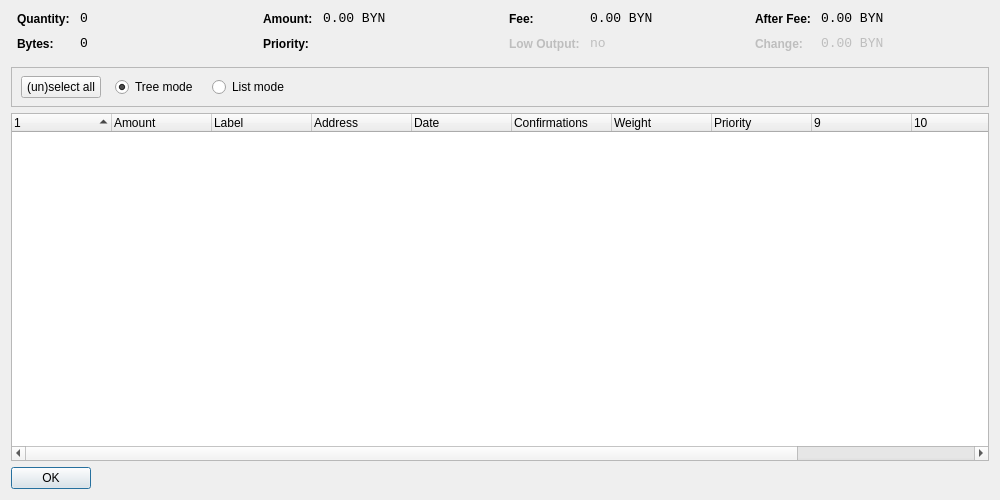
<?xml version="1.0" encoding="UTF-8"?>
<ui version="4.0">
 <class>CoinControlDialog</class>
 <widget class="QWidget" name="CoinControlDialog">
  <property name="geometry">
   <rect>
    <x>0</x>
    <y>0</y>
    <width>1000</width>
    <height>500</height>
   </rect>
  </property>
  <property name="windowTitle">
   <string>Coin Control</string>
  </property>
  <layout class="QVBoxLayout" name="verticalLayout">
   <item>
    <layout class="QHBoxLayout" name="horizontalLayoutTop" stretch="0,0,0,0">
     <property name="topMargin">
      <number>0</number>
     </property>
     <property name="bottomMargin">
      <number>10</number>
     </property>
     <item>
      <layout class="QFormLayout" name="formLayoutCoinControl1">
       <property name="horizontalSpacing">
        <number>10</number>
       </property>
       <property name="verticalSpacing">
        <number>10</number>
       </property>
       <property name="leftMargin">
        <number>6</number>
       </property>
       <property name="rightMargin">
        <number>6</number>
       </property>
       <item row="0" column="0">
        <widget class="QLabel" name="labelCoinControlQuantityText">
         <property name="styleSheet">
          <string notr="true">font-weight:bold;</string>
         </property>
         <property name="text">
          <string>Quantity:</string>
         </property>
        </widget>
       </item>
       <item row="0" column="1">
        <widget class="QLabel" name="labelCoinControlQuantity">
         <property name="font">
          <font>
           <family>Monospace</family>
           <pointsize>10</pointsize>
          </font>
         </property>
         <property name="cursor">
          <cursorShape>IBeamCursor</cursorShape>
         </property>
         <property name="contextMenuPolicy">
          <enum>Qt::ActionsContextMenu</enum>
         </property>
         <property name="text">
          <string notr="true">0</string>
         </property>
         <property name="textInteractionFlags">
          <set>Qt::LinksAccessibleByMouse|Qt::TextSelectableByKeyboard|Qt::TextSelectableByMouse</set>
         </property>
        </widget>
       </item>
       <item row="1" column="0">
        <widget class="QLabel" name="labelCoinControlBytesText">
         <property name="styleSheet">
          <string notr="true">font-weight:bold;</string>
         </property>
         <property name="text">
          <string>Bytes:</string>
         </property>
        </widget>
       </item>
       <item row="1" column="1">
        <widget class="QLabel" name="labelCoinControlBytes">
         <property name="font">
          <font>
           <family>Monospace</family>
           <pointsize>10</pointsize>
          </font>
         </property>
         <property name="cursor">
          <cursorShape>IBeamCursor</cursorShape>
         </property>
         <property name="contextMenuPolicy">
          <enum>Qt::ActionsContextMenu</enum>
         </property>
         <property name="text">
          <string notr="true">0</string>
         </property>
         <property name="textInteractionFlags">
          <set>Qt::LinksAccessibleByMouse|Qt::TextSelectableByKeyboard|Qt::TextSelectableByMouse</set>
         </property>
        </widget>
       </item>
      </layout>
     </item>
     <item>
      <layout class="QFormLayout" name="formLayoutCoinControl2">
       <property name="horizontalSpacing">
        <number>10</number>
       </property>
       <property name="verticalSpacing">
        <number>10</number>
       </property>
       <property name="leftMargin">
        <number>6</number>
       </property>
       <property name="rightMargin">
        <number>6</number>
       </property>
       <item row="0" column="0">
        <widget class="QLabel" name="labelCoinControlAmountText">
         <property name="styleSheet">
          <string notr="true">font-weight:bold;</string>
         </property>
         <property name="text">
          <string>Amount:</string>
         </property>
        </widget>
       </item>
       <item row="0" column="1">
        <widget class="QLabel" name="labelCoinControlAmount">
         <property name="font">
          <font>
           <family>Monospace</family>
           <pointsize>10</pointsize>
          </font>
         </property>
         <property name="cursor">
          <cursorShape>IBeamCursor</cursorShape>
         </property>
         <property name="contextMenuPolicy">
          <enum>Qt::ActionsContextMenu</enum>
         </property>
         <property name="text">
          <string notr="true">0.00 BYN</string>
         </property>
         <property name="textInteractionFlags">
          <set>Qt::LinksAccessibleByMouse|Qt::TextSelectableByKeyboard|Qt::TextSelectableByMouse</set>
         </property>
        </widget>
       </item>
       <item row="1" column="0">
        <widget class="QLabel" name="labelCoinControlPriorityText">
         <property name="styleSheet">
          <string notr="true">font-weight:bold;</string>
         </property>
         <property name="text">
          <string>Priority:</string>
         </property>
        </widget>
       </item>
       <item row="1" column="1">
        <widget class="QLabel" name="labelCoinControlPriority">
         <property name="font">
          <font>
           <family>Monospace</family>
           <pointsize>10</pointsize>
          </font>
         </property>
         <property name="cursor">
          <cursorShape>IBeamCursor</cursorShape>
         </property>
         <property name="contextMenuPolicy">
          <enum>Qt::ActionsContextMenu</enum>
         </property>
         <property name="text">
          <string/>
         </property>
         <property name="textInteractionFlags">
          <set>Qt::LinksAccessibleByMouse|Qt::TextSelectableByKeyboard|Qt::TextSelectableByMouse</set>
         </property>
        </widget>
       </item>
      </layout>
     </item>
     <item>
      <layout class="QFormLayout" name="formLayoutCoinControl3">
       <property name="horizontalSpacing">
        <number>10</number>
       </property>
       <property name="verticalSpacing">
        <number>10</number>
       </property>
       <property name="leftMargin">
        <number>6</number>
       </property>
       <property name="rightMargin">
        <number>6</number>
       </property>
       <item row="0" column="0">
        <widget class="QLabel" name="labelCoinControlFeeText">
         <property name="styleSheet">
          <string notr="true">font-weight:bold;</string>
         </property>
         <property name="text">
          <string>Fee:</string>
         </property>
        </widget>
       </item>
       <item row="0" column="1">
        <widget class="QLabel" name="labelCoinControlFee">
         <property name="font">
          <font>
           <family>Monospace</family>
           <pointsize>10</pointsize>
          </font>
         </property>
         <property name="cursor">
          <cursorShape>IBeamCursor</cursorShape>
         </property>
         <property name="contextMenuPolicy">
          <enum>Qt::ActionsContextMenu</enum>
         </property>
         <property name="text">
          <string notr="true">0.00 BYN</string>
         </property>
         <property name="textInteractionFlags">
          <set>Qt::LinksAccessibleByMouse|Qt::TextSelectableByKeyboard|Qt::TextSelectableByMouse</set>
         </property>
        </widget>
       </item>
       <item row="1" column="0">
        <widget class="QLabel" name="labelCoinControlLowOutputText">
         <property name="enabled">
          <bool>false</bool>
         </property>
         <property name="styleSheet">
          <string notr="true">font-weight:bold;</string>
         </property>
         <property name="text">
          <string>Low Output:</string>
         </property>
        </widget>
       </item>
       <item row="1" column="1">
        <widget class="QLabel" name="labelCoinControlLowOutput">
         <property name="enabled">
          <bool>false</bool>
         </property>
         <property name="font">
          <font>
           <family>Monospace</family>
           <pointsize>10</pointsize>
          </font>
         </property>
         <property name="cursor">
          <cursorShape>IBeamCursor</cursorShape>
         </property>
         <property name="contextMenuPolicy">
          <enum>Qt::ActionsContextMenu</enum>
         </property>
         <property name="text">
          <string>no</string>
         </property>
         <property name="textInteractionFlags">
          <set>Qt::LinksAccessibleByMouse|Qt::TextSelectableByKeyboard|Qt::TextSelectableByMouse</set>
         </property>
        </widget>
       </item>
      </layout>
     </item>
     <item>
      <layout class="QFormLayout" name="formLayoutCoinControl4">
       <property name="horizontalSpacing">
        <number>10</number>
       </property>
       <property name="verticalSpacing">
        <number>10</number>
       </property>
       <property name="leftMargin">
        <number>6</number>
       </property>
       <property name="rightMargin">
        <number>6</number>
       </property>
       <item row="0" column="0">
        <widget class="QLabel" name="labelCoinControlAfterFeeText">
         <property name="styleSheet">
          <string notr="true">font-weight:bold;</string>
         </property>
         <property name="text">
          <string>After Fee:</string>
         </property>
        </widget>
       </item>
       <item row="0" column="1">
        <widget class="QLabel" name="labelCoinControlAfterFee">
         <property name="font">
          <font>
           <family>Monospace</family>
           <pointsize>10</pointsize>
          </font>
         </property>
         <property name="cursor">
          <cursorShape>IBeamCursor</cursorShape>
         </property>
         <property name="contextMenuPolicy">
          <enum>Qt::ActionsContextMenu</enum>
         </property>
         <property name="text">
          <string notr="true">0.00 BYN</string>
         </property>
         <property name="textInteractionFlags">
          <set>Qt::LinksAccessibleByMouse|Qt::TextSelectableByKeyboard|Qt::TextSelectableByMouse</set>
         </property>
        </widget>
       </item>
       <item row="1" column="0">
        <widget class="QLabel" name="labelCoinControlChangeText">
         <property name="enabled">
          <bool>false</bool>
         </property>
         <property name="styleSheet">
          <string notr="true">font-weight:bold;</string>
         </property>
         <property name="text">
          <string>Change:</string>
         </property>
        </widget>
       </item>
       <item row="1" column="1">
        <widget class="QLabel" name="labelCoinControlChange">
         <property name="enabled">
          <bool>false</bool>
         </property>
         <property name="font">
          <font>
           <family>Monospace</family>
           <pointsize>10</pointsize>
          </font>
         </property>
         <property name="cursor">
          <cursorShape>IBeamCursor</cursorShape>
         </property>
         <property name="contextMenuPolicy">
          <enum>Qt::ActionsContextMenu</enum>
         </property>
         <property name="text">
          <string notr="true">0.00 BYN</string>
         </property>
         <property name="textInteractionFlags">
          <set>Qt::LinksAccessibleByMouse|Qt::TextSelectableByKeyboard|Qt::TextSelectableByMouse</set>
         </property>
        </widget>
       </item>
      </layout>
     </item>
    </layout>
   </item>
   <item>
    <widget class="QFrame" name="frame">
     <property name="minimumSize">
      <size>
       <width>0</width>
       <height>40</height>
      </size>
     </property>
     <property name="frameShape">
      <enum>QFrame::StyledPanel</enum>
     </property>
     <property name="frameShadow">
      <enum>QFrame::Sunken</enum>
     </property>
     <widget class="QWidget" name="horizontalLayoutWidget">
      <property name="geometry">
       <rect>
        <x>10</x>
        <y>0</y>
        <width>781</width>
        <height>41</height>
       </rect>
      </property>
      <layout class="QHBoxLayout" name="horizontalLayoutPanel" stretch="0,0,0,0">
       <property name="spacing">
        <number>14</number>
       </property>
       <item>
        <widget class="QPushButton" name="pushButtonSelectAll">
         <property name="sizePolicy">
          <sizepolicy hsizetype="Maximum" vsizetype="Fixed">
           <horstretch>0</horstretch>
           <verstretch>0</verstretch>
          </sizepolicy>
         </property>
         <property name="text">
          <string>(un)select all</string>
         </property>
        </widget>
       </item>
       <item>
        <widget class="QRadioButton" name="radioTreeMode">
         <property name="sizePolicy">
          <sizepolicy hsizetype="Maximum" vsizetype="Fixed">
           <horstretch>0</horstretch>
           <verstretch>0</verstretch>
          </sizepolicy>
         </property>
         <property name="text">
          <string>Tree mode</string>
         </property>
         <property name="checked">
          <bool>true</bool>
         </property>
        </widget>
       </item>
       <item>
        <widget class="QRadioButton" name="radioListMode">
         <property name="sizePolicy">
          <sizepolicy hsizetype="Maximum" vsizetype="Fixed">
           <horstretch>0</horstretch>
           <verstretch>0</verstretch>
          </sizepolicy>
         </property>
         <property name="text">
          <string>List mode</string>
         </property>
        </widget>
       </item>
       <item>
        <spacer name="horizontalSpacer">
         <property name="orientation">
          <enum>Qt::Horizontal</enum>
         </property>
         <property name="sizeHint" stdset="0">
          <size>
           <width>40</width>
           <height>20</height>
          </size>
         </property>
        </spacer>
       </item>
      </layout>
     </widget>
    </widget>
   </item>
   <item>
    <widget class="CoinControlTreeWidget" name="treeWidget">
     <property name="contextMenuPolicy">
      <enum>Qt::CustomContextMenu</enum>
     </property>
     <property name="sortingEnabled">
      <bool>false</bool>
     </property>
     <property name="columnCount">
      <number>12</number>
     </property>
     <attribute name="headerShowSortIndicator" stdset="0">
      <bool>true</bool>
     </attribute>
     <attribute name="headerStretchLastSection">
      <bool>false</bool>
     </attribute>
     <column>
      <property name="text">
       <string/>
      </property>
     </column>
     <column>
      <property name="text">
       <string>Amount</string>
      </property>
     </column>
     <column>
      <property name="text">
       <string>Label</string>
      </property>
     </column>
     <column>
      <property name="text">
       <string>Address</string>
      </property>
     </column>
     <column>
      <property name="text">
       <string>Date</string>
      </property>
     </column>
     <column>
      <property name="text">
       <string>Confirmations</string>
      </property>
      <property name="toolTip">
       <string>Confirmed</string>
      </property>
     </column>
     <column>
      <property name="text">
       <string>Weight</string>
      </property>
     </column>
     <column>
      <property name="text">
       <string>Priority</string>
      </property>
     </column>
     <column>
      <property name="text">
       <string/>
      </property>
     </column>
     <column>
      <property name="text">
       <string/>
      </property>
     </column>
     <column>
      <property name="text">
       <string/>
      </property>
     </column>
     <column>
      <property name="text">
       <string/>
      </property>
     </column>
    </widget>
   </item>
   <item>
    <widget class="QDialogButtonBox" name="buttonBox">
     <property name="sizePolicy">
      <sizepolicy hsizetype="Maximum" vsizetype="Fixed">
       <horstretch>0</horstretch>
       <verstretch>0</verstretch>
      </sizepolicy>
     </property>
     <property name="orientation">
      <enum>Qt::Horizontal</enum>
     </property>
     <property name="standardButtons">
      <set>QDialogButtonBox::Ok</set>
     </property>
    </widget>
   </item>
  </layout>
 </widget>
 <customwidgets>
  <customwidget>
   <class>CoinControlTreeWidget</class>
   <extends>QTreeWidget</extends>
   <header>coincontroltreewidget.h</header>
  </customwidget>
 </customwidgets>
 <resources/>
 <connections/>
</ui>
